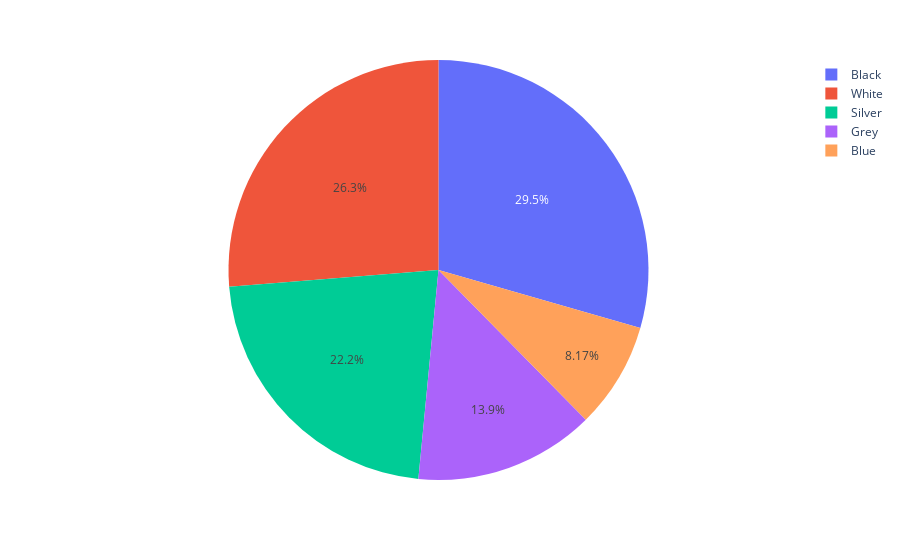

Notebook code cell kept with this figure:
### Code cell
fig = px.pie(dfType, values='Count', names='Color')
fig.show()

### Figure 1 — Plotly figure (JSON) as saved in the notebook; plotly's stock layout.template omitted (floating-point values rounded to 4 significant figures)
{"data": [{"domain": {"x": [0, 1], "y": [0, 1]}, "hovertemplate": "Color=%{label}<br>Count=%{value}<extra></extra>", "labels": ["Black", "White", "Silver", "Grey", "Blue"], "legendgroup": "", "name": "", "showlegend": true, "type": "pie", "values": [5032, 4489, 3792, 2375, 1396]}], "layout": {"legend": {"tracegroupgap": 0}, "margin": {"t": 60}}}
